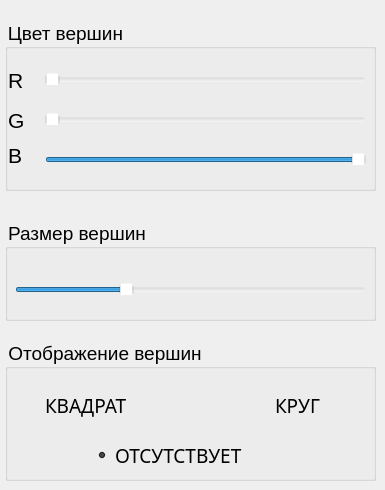
      <widget class="QWidget" name="tab_3">
       <attribute name="title">
        <string>Вершины</string>
       </attribute>
       <widget class="QGroupBox" name="vertex_type_groupBox">
        <property name="geometry">
         <rect>
          <x>5</x>
          <y>340</y>
          <width>371</width>
          <height>141</height>
         </rect>
        </property>
        <property name="styleSheet">
         <string notr="true">background-color: rgba(255, 255, 255, 0);
font: 14pt;
color: rgb(0, 0, 0);</string>
        </property>
        <property name="title">
         <string>Отображение вершин</string>
        </property>
        <widget class="QRadioButton" name="vertexTypeSquare_radioButton">
         <property name="geometry">
          <rect>
           <x>20</x>
           <y>50</y>
           <width>151</width>
           <height>31</height>
          </rect>
         </property>
         <property name="palette">
          <palette>
           <active>
            <colorrole role="WindowText">
             <brush brushstyle="SolidPattern">
              <color alpha="255">
               <red>0</red>
               <green>0</green>
               <blue>0</blue>
              </color>
             </brush>
            </colorrole>
            <colorrole role="Button">
             <brush brushstyle="SolidPattern">
              <color alpha="0">
               <red>255</red>
               <green>255</green>
               <blue>255</blue>
              </color>
             </brush>
            </colorrole>
            <colorrole role="Text">
             <brush brushstyle="SolidPattern">
              <color alpha="255">
               <red>0</red>
               <green>0</green>
               <blue>0</blue>
              </color>
             </brush>
            </colorrole>
            <colorrole role="ButtonText">
             <brush brushstyle="SolidPattern">
              <color alpha="255">
               <red>0</red>
               <green>0</green>
               <blue>0</blue>
              </color>
             </brush>
            </colorrole>
            <colorrole role="Base">
             <brush brushstyle="SolidPattern">
              <color alpha="0">
               <red>255</red>
               <green>255</green>
               <blue>255</blue>
              </color>
             </brush>
            </colorrole>
            <colorrole role="Window">
             <brush brushstyle="SolidPattern">
              <color alpha="0">
               <red>255</red>
               <green>255</green>
               <blue>255</blue>
              </color>
             </brush>
            </colorrole>
            <colorrole role="Highlight">
             <brush brushstyle="SolidPattern">
              <color alpha="255">
               <red>218</red>
               <green>131</green>
               <blue>255</blue>
              </color>
             </brush>
            </colorrole>
            <colorrole role="PlaceholderText">
             <brush brushstyle="SolidPattern">
              <color alpha="128">
               <red>0</red>
               <green>0</green>
               <blue>0</blue>
              </color>
             </brush>
            </colorrole>
           </active>
           <inactive>
            <colorrole role="WindowText">
             <brush brushstyle="SolidPattern">
              <color alpha="255">
               <red>0</red>
               <green>0</green>
               <blue>0</blue>
              </color>
             </brush>
            </colorrole>
            <colorrole role="Button">
             <brush brushstyle="SolidPattern">
              <color alpha="0">
               <red>255</red>
               <green>255</green>
               <blue>255</blue>
              </color>
             </brush>
            </colorrole>
            <colorrole role="Text">
             <brush brushstyle="SolidPattern">
              <color alpha="255">
               <red>0</red>
               <green>0</green>
               <blue>0</blue>
              </color>
             </brush>
            </colorrole>
            <colorrole role="ButtonText">
             <brush brushstyle="SolidPattern">
              <color alpha="255">
               <red>0</red>
               <green>0</green>
               <blue>0</blue>
              </color>
             </brush>
            </colorrole>
            <colorrole role="Base">
             <brush brushstyle="SolidPattern">
              <color alpha="0">
               <red>255</red>
               <green>255</green>
               <blue>255</blue>
              </color>
             </brush>
            </colorrole>
            <colorrole role="Window">
             <brush brushstyle="SolidPattern">
              <color alpha="0">
               <red>255</red>
               <green>255</green>
               <blue>255</blue>
              </color>
             </brush>
            </colorrole>
            <colorrole role="Highlight">
             <brush brushstyle="SolidPattern">
              <color alpha="255">
               <red>218</red>
               <green>131</green>
               <blue>255</blue>
              </color>
             </brush>
            </colorrole>
            <colorrole role="PlaceholderText">
             <brush brushstyle="SolidPattern">
              <color alpha="128">
               <red>0</red>
               <green>0</green>
               <blue>0</blue>
              </color>
             </brush>
            </colorrole>
           </inactive>
           <disabled>
            <colorrole role="WindowText">
             <brush brushstyle="SolidPattern">
              <color alpha="255">
               <red>0</red>
               <green>0</green>
               <blue>0</blue>
              </color>
             </brush>
            </colorrole>
            <colorrole role="Button">
             <brush brushstyle="SolidPattern">
              <color alpha="0">
               <red>255</red>
               <green>255</green>
               <blue>255</blue>
              </color>
             </brush>
            </colorrole>
            <colorrole role="Text">
             <brush brushstyle="SolidPattern">
              <color alpha="255">
               <red>0</red>
               <green>0</green>
               <blue>0</blue>
              </color>
             </brush>
            </colorrole>
            <colorrole role="ButtonText">
             <brush brushstyle="SolidPattern">
              <color alpha="255">
               <red>0</red>
               <green>0</green>
               <blue>0</blue>
              </color>
             </brush>
            </colorrole>
            <colorrole role="Base">
             <brush brushstyle="SolidPattern">
              <color alpha="0">
               <red>255</red>
               <green>255</green>
               <blue>255</blue>
              </color>
             </brush>
            </colorrole>
            <colorrole role="Window">
             <brush brushstyle="SolidPattern">
              <color alpha="0">
               <red>255</red>
               <green>255</green>
               <blue>255</blue>
              </color>
             </brush>
            </colorrole>
            <colorrole role="Highlight">
             <brush brushstyle="SolidPattern">
              <color alpha="255">
               <red>218</red>
               <green>131</green>
               <blue>255</blue>
              </color>
             </brush>
            </colorrole>
            <colorrole role="PlaceholderText">
             <brush brushstyle="SolidPattern">
              <color alpha="128">
               <red>0</red>
               <green>0</green>
               <blue>0</blue>
              </color>
             </brush>
            </colorrole>
           </disabled>
          </palette>
         </property>
         <property name="font">
          <font>
           <family>Franklin Gothic Book 13</family>
           <pointsize>14</pointsize>
           <italic>false</italic>
           <bold>false</bold>
           <kerning>true</kerning>
          </font>
         </property>
         <property name="layoutDirection">
          <enum>Qt::LeftToRight</enum>
         </property>
         <property name="autoFillBackground">
          <bool>false</bool>
         </property>
         <property name="styleSheet">
          <string notr="true">color: rgb(0, 0, 0);
background-color: rgba(255, 255, 255, 0);
font: 14pt;</string>
         </property>
         <property name="text">
          <string>КВАДРАТ</string>
         </property>
         <property name="checked">
          <bool>false</bool>
         </property>
        </widget>
        <widget class="QRadioButton" name="vertexTypeSircle_radioButton">
         <property name="geometry">
          <rect>
           <x>250</x>
           <y>50</y>
           <width>91</width>
           <height>31</height>
          </rect>
         </property>
         <property name="font">
          <font>
           <family>Franklin Gothic Book 13</family>
           <pointsize>14</pointsize>
           <italic>false</italic>
           <bold>false</bold>
          </font>
         </property>
         <property name="styleSheet">
          <string notr="true">color: rgb(0, 0, 0);
background-color: rgba(255, 255, 255, 0);
font: 14pt;</string>
         </property>
         <property name="text">
          <string>КРУГ</string>
         </property>
        </widget>
        <widget class="QRadioButton" name="vertexTypeDisabled_radioButton">
         <property name="geometry">
          <rect>
           <x>90</x>
           <y>100</y>
           <width>191</width>
           <height>31</height>
          </rect>
         </property>
         <property name="palette">
          <palette>
           <active>
            <colorrole role="WindowText">
             <brush brushstyle="SolidPattern">
              <color alpha="255">
               <red>0</red>
               <green>0</green>
               <blue>0</blue>
              </color>
             </brush>
            </colorrole>
            <colorrole role="Button">
             <brush brushstyle="SolidPattern">
              <color alpha="0">
               <red>255</red>
               <green>255</green>
               <blue>255</blue>
              </color>
             </brush>
            </colorrole>
            <colorrole role="Text">
             <brush brushstyle="SolidPattern">
              <color alpha="255">
               <red>0</red>
               <green>0</green>
               <blue>0</blue>
              </color>
             </brush>
            </colorrole>
            <colorrole role="ButtonText">
             <brush brushstyle="SolidPattern">
              <color alpha="255">
               <red>0</red>
               <green>0</green>
               <blue>0</blue>
              </color>
             </brush>
            </colorrole>
            <colorrole role="Base">
             <brush brushstyle="SolidPattern">
              <color alpha="0">
               <red>255</red>
               <green>255</green>
               <blue>255</blue>
              </color>
             </brush>
            </colorrole>
            <colorrole role="Window">
             <brush brushstyle="SolidPattern">
              <color alpha="0">
               <red>255</red>
               <green>255</green>
               <blue>255</blue>
              </color>
             </brush>
            </colorrole>
            <colorrole role="Highlight">
             <brush brushstyle="SolidPattern">
              <color alpha="255">
               <red>218</red>
               <green>131</green>
               <blue>255</blue>
              </color>
             </brush>
            </colorrole>
            <colorrole role="PlaceholderText">
             <brush brushstyle="SolidPattern">
              <color alpha="128">
               <red>0</red>
               <green>0</green>
               <blue>0</blue>
              </color>
             </brush>
            </colorrole>
           </active>
           <inactive>
            <colorrole role="WindowText">
             <brush brushstyle="SolidPattern">
              <color alpha="255">
               <red>0</red>
               <green>0</green>
               <blue>0</blue>
              </color>
             </brush>
            </colorrole>
            <colorrole role="Button">
             <brush brushstyle="SolidPattern">
              <color alpha="0">
               <red>255</red>
               <green>255</green>
               <blue>255</blue>
              </color>
             </brush>
            </colorrole>
            <colorrole role="Text">
             <brush brushstyle="SolidPattern">
              <color alpha="255">
               <red>0</red>
               <green>0</green>
               <blue>0</blue>
              </color>
             </brush>
            </colorrole>
            <colorrole role="ButtonText">
             <brush brushstyle="SolidPattern">
              <color alpha="255">
               <red>0</red>
               <green>0</green>
               <blue>0</blue>
              </color>
             </brush>
            </colorrole>
            <colorrole role="Base">
             <brush brushstyle="SolidPattern">
              <color alpha="0">
               <red>255</red>
               <green>255</green>
               <blue>255</blue>
              </color>
             </brush>
            </colorrole>
            <colorrole role="Window">
             <brush brushstyle="SolidPattern">
              <color alpha="0">
               <red>255</red>
               <green>255</green>
               <blue>255</blue>
              </color>
             </brush>
            </colorrole>
            <colorrole role="Highlight">
             <brush brushstyle="SolidPattern">
              <color alpha="255">
               <red>218</red>
               <green>131</green>
               <blue>255</blue>
              </color>
             </brush>
            </colorrole>
            <colorrole role="PlaceholderText">
             <brush brushstyle="SolidPattern">
              <color alpha="128">
               <red>0</red>
               <green>0</green>
               <blue>0</blue>
              </color>
             </brush>
            </colorrole>
           </inactive>
           <disabled>
            <colorrole role="WindowText">
             <brush brushstyle="SolidPattern">
              <color alpha="255">
               <red>0</red>
               <green>0</green>
               <blue>0</blue>
              </color>
             </brush>
            </colorrole>
            <colorrole role="Button">
             <brush brushstyle="SolidPattern">
              <color alpha="0">
               <red>255</red>
               <green>255</green>
               <blue>255</blue>
              </color>
             </brush>
            </colorrole>
            <colorrole role="Text">
             <brush brushstyle="SolidPattern">
              <color alpha="255">
               <red>0</red>
               <green>0</green>
               <blue>0</blue>
              </color>
             </brush>
            </colorrole>
            <colorrole role="ButtonText">
             <brush brushstyle="SolidPattern">
              <color alpha="255">
               <red>0</red>
               <green>0</green>
               <blue>0</blue>
              </color>
             </brush>
            </colorrole>
            <colorrole role="Base">
             <brush brushstyle="SolidPattern">
              <color alpha="0">
               <red>255</red>
               <green>255</green>
               <blue>255</blue>
              </color>
             </brush>
            </colorrole>
            <colorrole role="Window">
             <brush brushstyle="SolidPattern">
              <color alpha="0">
               <red>255</red>
               <green>255</green>
               <blue>255</blue>
              </color>
             </brush>
            </colorrole>
            <colorrole role="Highlight">
             <brush brushstyle="SolidPattern">
              <color alpha="255">
               <red>218</red>
               <green>131</green>
               <blue>255</blue>
              </color>
             </brush>
            </colorrole>
            <colorrole role="PlaceholderText">
             <brush brushstyle="SolidPattern">
              <color alpha="128">
               <red>0</red>
               <green>0</green>
               <blue>0</blue>
              </color>
             </brush>
            </colorrole>
           </disabled>
          </palette>
         </property>
         <property name="font">
          <font>
           <family>Franklin Gothic Book 13</family>
           <pointsize>14</pointsize>
           <italic>false</italic>
           <bold>false</bold>
           <kerning>true</kerning>
          </font>
         </property>
         <property name="layoutDirection">
          <enum>Qt::LeftToRight</enum>
         </property>
         <property name="autoFillBackground">
          <bool>false</bool>
         </property>
         <property name="styleSheet">
          <string notr="true">color: rgb(0, 0, 0);
background-color: rgba(255, 255, 255, 0);
font: 14pt;</string>
         </property>
         <property name="text">
          <string>ОТСУТСТВУЕТ</string>
         </property>
         <property name="checked">
          <bool>true</bool>
         </property>
        </widget>
       </widget>
       <widget class="QGroupBox" name="vertex_size_groupBox">
        <property name="geometry">
         <rect>
          <x>5</x>
          <y>220</y>
          <width>371</width>
          <height>101</height>
         </rect>
        </property>
        <property name="styleSheet">
         <string notr="true">background-color: rgba(255, 255, 255, 0);
font: 14pt;
color: rgb(0, 0, 0);</string>
        </property>
        <property name="title">
         <string>Размер вершин</string>
        </property>
        <widget class="QSlider" name="vertex_size_horizontalSlider">
         <property name="geometry">
          <rect>
           <x>10</x>
           <y>60</y>
           <width>351</width>
           <height>20</height>
          </rect>
         </property>
         <property name="styleSheet">
          <string notr="true">background-color: rgba(255, 255, 255, 0);</string>
         </property>
         <property name="minimum">
          <number>10</number>
         </property>
         <property name="maximum">
          <number>300</number>
         </property>
         <property name="singleStep">
          <number>1</number>
         </property>
         <property name="pageStep">
          <number>0</number>
         </property>
         <property name="value">
          <number>100</number>
         </property>
         <property name="orientation">
          <enum>Qt::Horizontal</enum>
         </property>
        </widget>
       </widget>
       <widget class="QGroupBox" name="vertex_color_groupBox">
        <property name="geometry">
         <rect>
          <x>5</x>
          <y>20</y>
          <width>371</width>
          <height>171</height>
         </rect>
        </property>
        <property name="styleSheet">
         <string notr="true">background-color: rgba(255, 255, 255, 0);
font: 14pt;
color: rgb(0, 0, 0);</string>
        </property>
        <property name="title">
         <string>Цвет вершин</string>
        </property>
        <widget class="QLabel" name="vertex_green_label">
         <property name="geometry">
          <rect>
           <x>3</x>
           <y>90</y>
           <width>21</width>
           <height>21</height>
          </rect>
         </property>
         <property name="styleSheet">
          <string notr="true">color: rgb(0, 0, 0);
font: 16pt;
background-color: rgba(255, 255, 255, 0);</string>
         </property>
         <property name="text">
          <string>G</string>
         </property>
        </widget>
        <widget class="QSlider" name="vertex_blue_horizontalSlider">
         <property name="geometry">
          <rect>
           <x>40</x>
           <y>130</y>
           <width>321</width>
           <height>20</height>
          </rect>
         </property>
         <property name="styleSheet">
          <string notr="true">background-color: rgba(255, 255, 255, 0);</string>
         </property>
         <property name="minimum">
          <number>0</number>
         </property>
         <property name="maximum">
          <number>255</number>
         </property>
         <property name="singleStep">
          <number>1</number>
         </property>
         <property name="pageStep">
          <number>0</number>
         </property>
         <property name="value">
          <number>255</number>
         </property>
         <property name="orientation">
          <enum>Qt::Horizontal</enum>
         </property>
        </widget>
        <widget class="QSlider" name="vertex_green_horizontalSlider">
         <property name="geometry">
          <rect>
           <x>40</x>
           <y>90</y>
           <width>321</width>
           <height>20</height>
          </rect>
         </property>
         <property name="styleSheet">
          <string notr="true">background-color: rgba(255, 255, 255, 0);</string>
         </property>
         <property name="minimum">
          <number>0</number>
         </property>
         <property name="maximum">
          <number>255</number>
         </property>
         <property name="singleStep">
          <number>1</number>
         </property>
         <property name="pageStep">
          <number>0</number>
         </property>
         <property name="value">
          <number>0</number>
         </property>
         <property name="orientation">
          <enum>Qt::Horizontal</enum>
         </property>
        </widget>
        <widget class="QLabel" name="vertex_blue_label">
         <property name="geometry">
          <rect>
           <x>3</x>
           <y>120</y>
           <width>21</width>
           <height>31</height>
          </rect>
         </property>
         <property name="styleSheet">
          <string notr="true">color: rgb(0, 0, 0);
font: 16pt;
background-color: rgba(255, 255, 255, 0);</string>
         </property>
         <property name="text">
          <string>B</string>
         </property>
        </widget>
        <widget class="QSlider" name="vertex_red_horizontalSlider">
         <property name="geometry">
          <rect>
           <x>40</x>
           <y>50</y>
           <width>321</width>
           <height>20</height>
          </rect>
         </property>
         <property name="styleSheet">
          <string notr="true">background-color: rgba(255, 255, 255, 0);</string>
         </property>
         <property name="minimum">
          <number>0</number>
         </property>
         <property name="maximum">
          <number>255</number>
         </property>
         <property name="singleStep">
          <number>1</number>
         </property>
         <property name="pageStep">
          <number>0</number>
         </property>
         <property name="value">
          <number>0</number>
         </property>
         <property name="orientation">
          <enum>Qt::Horizontal</enum>
         </property>
        </widget>
        <widget class="QLabel" name="vertex_red_label">
         <property name="geometry">
          <rect>
           <x>3</x>
           <y>50</y>
           <width>21</width>
           <height>21</height>
          </rect>
         </property>
         <property name="styleSheet">
          <string notr="true">color: rgb(0, 0, 0);
font: 16pt;
background-color: rgba(255, 255, 255, 0);</string>
         </property>
         <property name="text">
          <string>R</string>
         </property>
        </widget>
       </widget>
      </widget>
